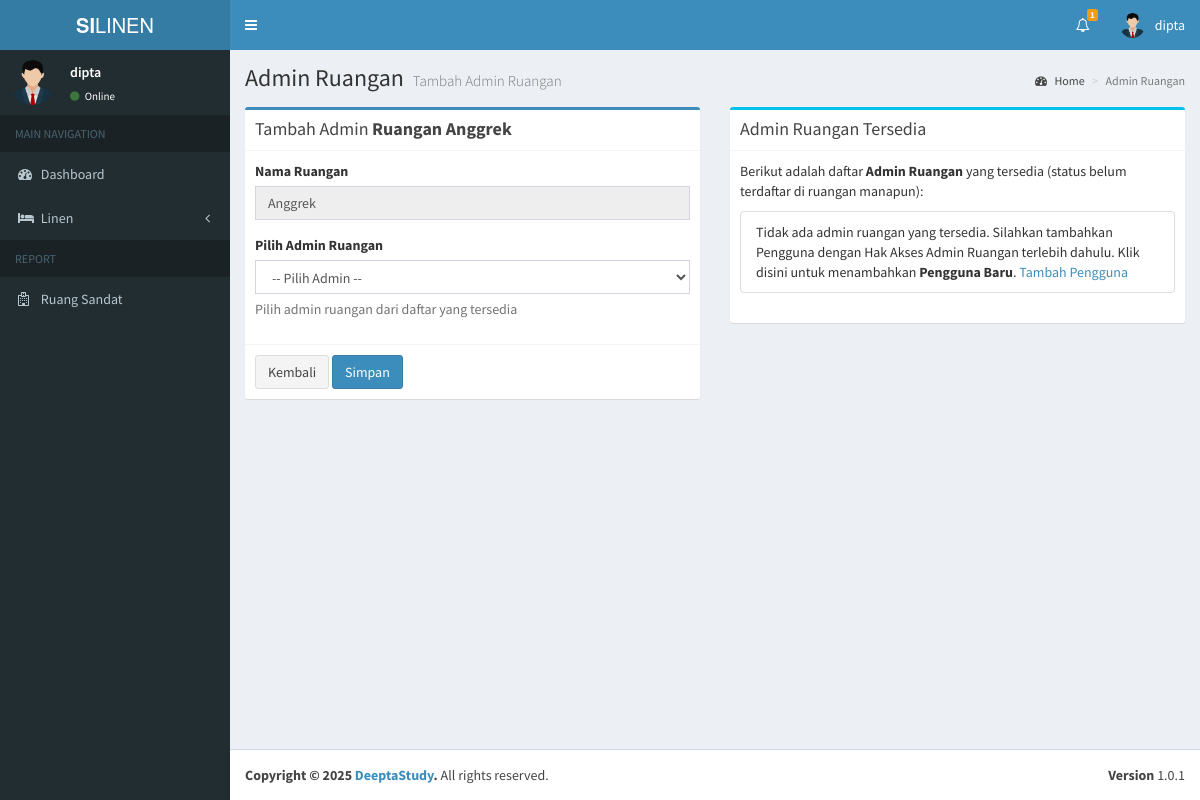
The app's page /admin/tambah_admin_ruangan.php?id=3 (signed in) with its own data.
### tables this page shows
CREATE TABLE `users` (
  `id` int(11) NOT NULL,
  `nama` varchar(100) NOT NULL,
  `username` varchar(100) NOT NULL,
  `email` varchar(100) NOT NULL,
  `password` varchar(100) NOT NULL,
  `hak_akses` varchar(25) NOT NULL,
  `status` int(11) NOT NULL,
  `status_ruangan` int(11) DEFAULT NULL
);

CREATE TABLE `ruangan` (
  `id` int(11) NOT NULL,
  `id_user` int(11) DEFAULT NULL,
  `nama_ruangan` varchar(199) NOT NULL,
  `telp_ruangan` varchar(15) NOT NULL,
  `status` int(11) NOT NULL
);

### admin/tambah_admin_ruangan.php (the view, shortened to what the rows shown need)
<?php
    include '../koneksi.php';
    $pageTitle = "Admin Ruangan";
    $pageDesc = "Tambah Admin Ruangan";
    $id_ruangan = isset($_GET['id']) ? $_GET['id'] : '';
    $row = [];
    if($id_ruangan) {
        $query = mysqli_query($koneksi, "SELECT * FROM ruangan WHERE id = '$id_ruangan'");
        $row = mysqli_fetch_assoc($query);
    }
?>
<section class="content">
    <div class="row">
        <div class="col-md-6">
            <div class="box box-primary">
                <div class="box-header with-border">
                    <h3 class="box-title">Tambah Admin <b>Ruangan <?= $row['nama_ruangan']; ?></b></h3>
                </div>
                <form role="form" action="proses_ruangan.php" method="POST">
                    <div class="box-body">
                        <div class="form-group">
                            <label>Nama Ruangan</label>
                            <input type="text" class="form-control" value="<?= $row['nama_ruangan']; ?>" disabled>
                        </div>
                    </div>
                </form>
            </div>
        </div>
    </div>
</section>
<?php
    $content = ob_get_clean();
    include __DIR__ . '/../layouts/header.php';
    echo $content;
    include __DIR__ . '/../layouts/footer.php';
?>

### layouts/header.php (shortened to what the rows shown need)
<?php
include '../koneksi.php';
$username = $_SESSION['username'];
$query = mysqli_query($koneksi, "SELECT * FROM users WHERE username = '$username'");
$row = mysqli_fetch_assoc($query);
?>
<!DOCTYPE html>
<html>
<head>
    <link rel="stylesheet" href="../assets/bootstrap/css/bootstrap.min.css">
    <link rel="stylesheet" href="https://maxcdn.bootstrapcdn.com/font-awesome/4.4.0/css/font-awesome.min.css">
    <link rel="stylesheet" href="https://code.ionicframework.com/ionicons/2.0.1/css/ionicons.min.css">
    <link rel="stylesheet" href="../assets/dist/css/AdminLTE.min.css">
    <link rel="stylesheet" href="../assets/dist/css/skins/_all-skins.min.css">
    <link rel="stylesheet" href="../assets/plugins/iCheck/flat/blue.css">
    <link rel="stylesheet" href="../assets/plugins/morris/morris.css">
    <link rel="stylesheet" href="../assets/plugins/jvectormap/jquery-jvectormap-1.2.2.css">
</head>
<body class="hold-transition skin-blue sidebar-mini">
    <div class="wrapper">
        <header class="main-header">
            <nav class="navbar navbar-static-top" role="navigation">
                <div class="navbar-custom-menu">
                    <ul class="nav navbar-nav">
                        <li class="dropdown user user-menu">
                            <a href="#" class="dropdown-toggle" data-toggle="dropdown">
                                <img src="../assets/images/avatar.png" class="user-image" alt="User Image">
                                <span class="hidden-xs"><?= $row['username']; ?></span>
                            </a>
                        </li>
                    </ul>
                </div>
            </nav>
        </header>
        <div class="content-wrapper">
            <section class="content-header">
                <h1>
                    <?php echo isset($pageTitle) ? $pageTitle : 'Dashboard'; ?>
                    <small><?php echo isset($pageDesc) ? $pageDesc : 'Control Panel'; ?></small>
                </h1>
            </section>
            <?php include __DIR__ . '/navigation.php'; ?>

### layouts/navigation.php (shortened to what the rows shown need)
<aside class="main-sidebar">
    <section class="sidebar">
        <div class="user-panel">
            <div class="pull-left info">
                <p><?= $row['username']; ?></p>
                <a href="#"><i class="fa fa-circle text-success"></i> Online</a>
            </div>
        </div>
        <?php
            if ($row['hak_akses'] == 'admin') {
        ?>
        <ul class="sidebar-menu">
            <li class="header">MAIN NAVIGATION</li>
            <li class="<?= $_SESSION['active_menu'] == 'dashboard' ? 'active' : '' ?>">
                <a href="../admin/">
                    <i class="fa fa-dashboard"></i> <span>Dashboard</span>
                </a>
            </li>
            <li class="treeview <?= $_SESSION['active_menu'] == 'pengguna' ? 'active' : '' ?>">
                <a href="#">
                    <i class="fa fa-users"></i> <span>Pengguna</span>
                    <i class="fa fa-angle-left pull-right"></i>
                </a>
                <ul class="treeview-menu">
                    <li><a href="../admin/tambah_pengguna.php"><i class="fa fa-plus"></i> Tambah Pengguna Baru</a></li>
                    <li><a href="../admin/data_pengguna.php"><i class="fa fa-arrow-circle-right"></i> Data Pengguna</a></li>
                </ul>
            </li>
            <li class="<?= $_SESSION['active_menu'] == 'ruangan' ? 'active' : '' ?>">
                <a href="../admin/data_ruangan.php">
                    <i class="fa fa-building"></i> <span>Ruangan</span>
                </a>
            </li>
            <li class="<?= $_SESSION['active_menu'] == 'linen' ? 'active' : '' ?>">
                <a href="../admin/data_linen.php">
                    <i class="fa fa-bed"></i> <span>Data Linen</span>
                </a>
            </li>
            <li class="<?= $_SESSION['active_menu'] == 'linen_ruangan' ? 'active' : '' ?>">
                <a href="../admin/linen_ruangan.php">
                    <i class="fa fa-bed"></i> <span>Linen Ruangan</span>
                </a>
            </li>
            <li class="treeview <?= $_SESSION['active_menu'] == 'distribusi' ? 'active' : '' ?>">
                <a href="#">
                    <i class="fa fa-tint"></i> <span>Distribusi</span>
                    <i class="fa fa-angle-left pull-right"></i>
                </a>
                <ul class="treeview-menu">
                    <li><a href="../admin/data_pengajuan.php"><i class="fa fa-paper-plane"></i> Pengajuan Linen</a></li>
                    <li><a href="../admin/data_pencucian.php"><i class="fa fa-tint"></i> Permohonan Pencucian</a></li>
                    <!-- <li><a href="../admin/linen_bersih.php"><i class="fa fa-check-circle"></i> Linen Bersih</a></li>
                    <li><a href="../admin/linen_kotor.php"><i class="fa fa-exclamation-circle"></i> Linen Kotor</a></li> -->
                </ul>
            </li>
            <li class="header">REPORT</li>
            <li class="treeview <?= $_SESSION['active_menu'] == 'laporan' ? 'active' : '' ?>">
                <a href="#">
                    <i class="fa fa-file-text-o"></i> <span>Laporan</span>
                    <i class="fa fa-angle-left pull-right"></i>
                </a>
                <ul class="treeview-menu">
                    <li><a href="../admin/data_laporan_pengajuan.php"><i class="fa fa-file-text-o"></i> Laporan Pengajuan Linen</a></li>
                    <li><a href="../admin/data_laporan_pencucian.php"><i class="fa fa-file-text-o"></i> Laporan Pencucian Linen</a></li>
                </ul>
            </li>
        </ul>
        <?php
            }else if($row['hak_akses'] == 'admin_ruangan'){
        ?>
        <ul class="sidebar-menu">
            <li>
                <a href="#">
                    <i class="fa fa-hospital-o"></i> <span>Ruang <?php
                        $queryRuangan = mysqli_query($koneksi, "SELECT nama_ruangan FROM ruangan WHERE id_user = '{$row['id']}' AND status = 1 LIMIT 1");
                        $ruangan = mysqli_fetch_assoc($queryRuangan);
                        echo $ruangan ? htmlspecialchars($ruangan['nama_ruangan']) : 'Belum diatur';
                    ?></span>
                </a>
            </li>
        </ul>
        <?php
            }else if($row['hak_akses'] == 'petugas_laundry'){
        ?>
        <ul class="sidebar-menu">
            <li class="header">MAIN NAVIGATION</li>
            <li class="<?= $_SESSION['active_menu'] == 'dashboard' ? 'active' : '' ?>">
                <a href="../petugas_laundry/">
                    <i class="fa fa-dashboard"></i> <span>Dashboard</span>
                </a>
            </li>
            <li class="<?= $_SESSION['active_menu'] == 'linen' ? 'active' : '' ?>">
                <a href="../petugas_laundry/data_linen.php">
                    <i class="fa fa-bed"></i> <span>Data Linen</span>
                </a>
            </li>
            <li class="<?= $_SESSION['active_menu'] == 'linen_ruangan' ? 'active' : '' ?>">
                <a href="../petugas_laundry/linen_ruangan.php">
                    <i class="fa fa-bed"></i> <span>Linen Ruangan</span>
                </a>
            </li>
            <li class="treeview <?= $_SESSION['active_menu'] == 'distribusi' ? 'active' : '' ?>">
                <a href="#">
                    <i class="fa fa-tint"></i> <span>Distribusi</span>
                    <i class="fa fa-angle-left pull-right"></i>
                </a>
                <ul class="treeview-menu">
                    <li><a href="../petugas_laundry/data_pengajuan.php"><i class="fa fa-paper-plane"></i> Pengajuan Linen</a></li>
                    <li><a href="../petugas_laundry/data_pencucian.php"><i class="fa fa-tint"></i> Permohonan Pencucian</a></li>
                    <!-- <li><a href="../petugas_laundry/linen_bersih.php"><i class="fa fa-check-circle"></i> Linen Bersih</a></li>
                    <li><a href="../petugas_laundry/linen_kotor.php"><i class="fa fa-exclamation-circle"></i> Linen Kotor</a></li> -->
                </ul>
            </li>
            <li class="treeview <?= $_SESSION['active_menu'] == 'laporan' ? 'active' : '' ?>">
                <a href="#">
                    <i class="fa fa-file-text-o"></i> <span>Laporan</span>
                    <i class="fa fa-angle-left pull-right"></i>
                </a>
                <ul class="treeview-menu">
                    <li><a href="../petugas_laundry/data_laporan_pengajuan.php"><i class="fa fa-file-text-o"></i> Laporan Pengajuan Linen</a></li>
                    <li><a href="../petugas_laundry/data_laporan_pencucian.php"><i class="fa fa-file-text-o"></i> Laporan Pencucian Linen</a></li>
                </ul>
            </li>
        </ul>
        <?php
            }else if($row['hak_akses'] == 'kepala_penanggung_jawab'){
        ?>
        <ul class="sidebar-menu">
            <li class="header">MAIN NAVIGATION</li>
            <li class="<?= $_SESSION['active_menu'] == 'dashboard' ? 'active' : '' ?>">
                <a href="../admin/">
                    <i class="fa fa-dashboard"></i> <span>Dashboard</span>
                </a>
            </li>
            <li class="<?= $_SESSION['active_menu'] == 'pengguna' ? 'active' : '' ?>">
                <a href="../kepala_penanggung_jawab/data_pengguna.php">
                    <i class="fa fa-users"></i> <span>Pengguna</span>
                </a>
            </li>
            <li class="<?= $_SESSION['active_menu'] == 'ruangan' ? 'active' : '' ?>">
                <a href="../kepala_penanggung_jawab/data_ruangan.php">
                    <i class="fa fa-building"></i> <span>Ruangan</span>
                </a>
            </li>
            <li class="<?= $_SESSION['active_menu'] == 'linen' ? 'active' : '' ?>">
                <a href="../kepala_penanggung_jawab/data_linen.php">
                    <i class="fa fa-bed"></i> <span>Data Linen</span>
                </a>
            </li>
            <li class="<?= $_SESSION['active_menu'] == 'linen_ruangan' ? 'active' : '' ?>">
                <a href="../kepala_penanggung_jawab/linen_ruangan.php">
                    <i class="fa fa-bed"></i> <span>Linen Ruangan</span>
                </a>
            </li>
            <li class="treeview <?= $_SESSION['active_menu'] == 'distribusi' ? 'active' : '' ?>">
                <a href="#">
                    <i class="fa fa-tint"></i> <span>Distribusi</span>
                    <i class="fa fa-angle-left pull-right"></i>
                </a>
                <ul class="treeview-menu">
                    <li><a href="../kepala_penanggung_jawab/data_pengajuan.php"><i class="fa fa-paper-plane"></i> Pengajuan Linen</a></li>
                    <li><a href="../kepala_penanggung_jawab/data_pencucian.php"><i class="fa fa-tint"></i> Permohonan Pencucian</a></li>
                </ul>
            </li>
            <li class="header">REPORT</li>
            <li class="treeview <?= $_SESSION['active_menu'] == 'laporan' ? 'active' : '' ?>">
                <a href="#">
                    <i class="fa fa-file-text-o"></i> <span>Laporan</span>
                    <i class="fa fa-angle-left pull-right"></i>
                </a>
                <ul class="treeview-menu">
                    <li><a href="../kepala_penanggung_jawab/data_laporan_pengajuan.php"><i class="fa fa-file-text-o"></i> Laporan Pengajuan Linen</a></li>
                    <li><a href="../kepala_penanggung_jawab/data_laporan_pencucian.php"><i class="fa fa-file-text-o"></i> Laporan Pencucian Linen</a></li>
                </ul>
            </li>
        </ul>
        <?php
            }
        ?>
    </section>
</aside>

### records on screen
users: username "dipta"
ruangan: nama_ruangan "Sandat"
ruangan: nama_ruangan "Anggrek"

### other values on screen
$total "1"
$pageTitle "Admin Ruangan"
$pageDesc "Tambah Admin Ruangan"
